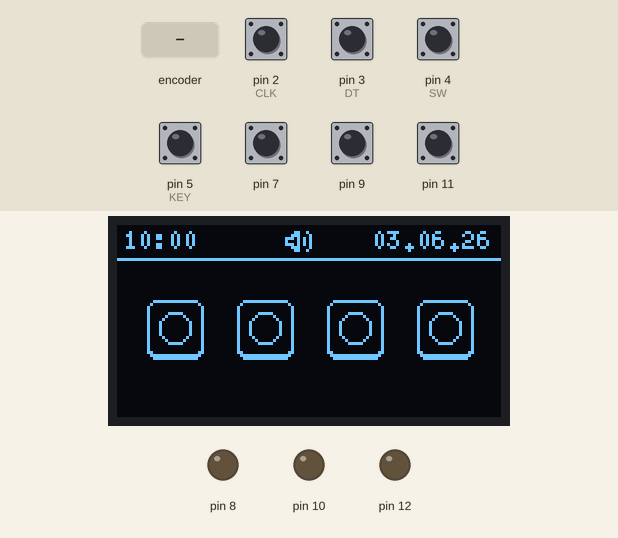
Simulated run of this program. Board: Arduino Uno, built with avr-gcc and run on an emulated ATmega328P. Parts: 128×64 one-colour display, output pins drawn as LEDs (lit = HIGH). The inputs (shaded band) are chosen by the test bench; at power-on: pin 2 (CLK), pin 3 (DT), pin 4 (SW), pin 5 (KEY), pin 7, pin 9, pin 11 HIGH. What the program prints to the serial monitor is not drawn.

Above: at 1.2 s.
1.3 s: pin 4 (SW) pulled LOW for 1 s
At 2.2 s:
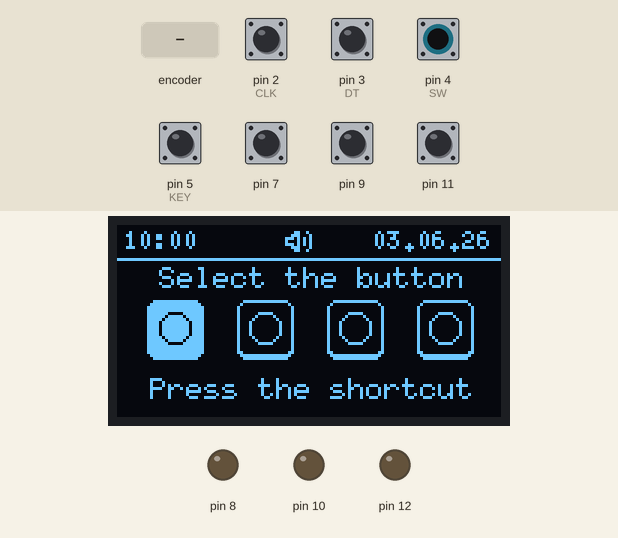
3.9 s: rotary encoder on pin 2 (CLK) / pin 3 (DT) turned 1 step (first pin leading)
5.6 s: pin 5 (KEY) pulled LOW for 0.15 s
7.2 s: pin 4 (SW) pulled LOW for 0.15 s
8.9 s: rotary encoder on pin 2 (CLK) / pin 3 (DT) turned 2 steps (second pin leading)
Timing chart, 0 to 11.8 s (numbered marks = the images above; inputs shaded):
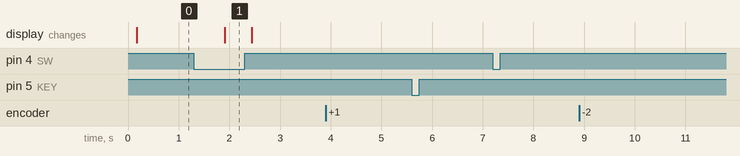

Measured:
- after the input at 1.3 s, the display: changes after 0.61 s (image 1)
- after the input at 3.9 s, every drawn part: stays the same
- after the input at 5.6 s, every drawn part: stays the same
- after the input at 7.2 s, every drawn part: stays the same
- after the input at 8.9 s, every drawn part: stays the same

The program:

main.cpp
```cpp
#include <Arduino.h>
#include <U8g2lib.h>
#include <Wire.h>

#define SW  4
//up pin
#define DT  3
//down pin
#define CLK 2

#define KEY 5
#define GND 6

U8G2_SH1106_128X64_NONAME_1_HW_I2C u8g2(U8G2_R0, /* reset=*/ U8X8_PIN_NONE);
static const unsigned char volume_high[] U8X8_PROGMEM = {0x98,0x00,0x1c,0x01,0x57,0x01,0x51,0x01,0x57,0x01,0x1c,0x01,0x98,0x00};
static const unsigned char volume_low[] U8X8_PROGMEM = {0x18,0x1c,0x57,0x51,0x57,0x1c,0x18};
static const unsigned char volume_mute[] U8X8_PROGMEM = {0x18,0x00,0x5c,0x04,0x97,0x02,0x11,0x01,0x97,0x02,0x5c,0x04,0x18,0x00};
static const unsigned char button_unselected[] U8X8_PROGMEM = {0xfc,0xff,0x01,0x02,0x00,0x02,0x01,0x00,0x04,0x01,0x00,0x04,0x81,0x0f,0x04,0x41,0x10,0x04,0x21,0x20,0x04,0x11,0x40,0x04,0x11,0x40,0x04,0x11,0x40,0x04,0x11,0x40,0x04,0x11,0x40,0x04,0x21,0x20,0x04,0x41,0x10,0x04,0x81,0x0f,0x04,0x01,0x00,0x04,0x01,0x00,0x04,0x03,0x00,0x06,0xfe,0xff,0x03,0xfc,0xff,0x01};
static const unsigned char button_selected[] U8X8_PROGMEM = {0xfc,0xff,0x01,0xfe,0xff,0x03,0xff,0xff,0x07,0xff,0xff,0x07,0x7f,0xf0,0x07,0xbf,0xef,0x07,0xdf,0xdf,0x07,0xef,0xbf,0x07,0xef,0xbf,0x07,0xef,0xbf,0x07,0xef,0xbf,0x07,0xef,0xbf,0x07,0xdf,0xdf,0x07,0xbf,0xef,0x07,0x7f,0xf0,0x07,0xff,0xff,0x07,0xff,0xff,0x07,0xff,0xff,0x07,0xfe,0xff,0x03,0xfc,0xff,0x01};

struct Button {
  bool pressed = false;
  bool press = false;
  String action;
} buttons[5];

int prev;
bool buttonPressed = false;
int buttonToChange = 0;
bool needsRedraw = true;

void buttonPress(int pin, Button &button) {
  button.press = !(bool)digitalRead(pin);
  if (button.press && !button.pressed) {
      Serial.println(button.action);
  }
  button.pressed = button.press;
}

void knobPress(){
  buttons[SW].press = !(bool)digitalRead(SW);
  if (buttons[SW].press && !buttons[SW].pressed) {
    delay(250);
    if (digitalRead(SW) == LOW) {
      buttonPressed = true;
      needsRedraw = true;
    } else {
      Serial.println(buttons[SW].action);
      buttonPressed = false;
      needsRedraw = true;
    }
  } else if (!buttons[SW].press && buttonPressed) {
    needsRedraw = true;
    buttonPressed = false;
  }

  buttons[SW].pressed = buttons[SW].press;
}

void rotateLeft(){
  if (buttons[SW].press) {
    buttonToChange = (buttonToChange + 1) % 4;
    needsRedraw = true;
  } else {
    Serial.println("0VUP0");
  }
}
void rotateRight(){
  if (buttons[SW].press) {
    buttonToChange = (buttonToChange - 1 + 4) % 4;
    needsRedraw = true;
  } else {
    Serial.println("0VDW0");
  }
}

void buttonPress(){
  Serial.println("0VMT0");
  needsRedraw = true;
}

void setup() {
  // put your setup code here, to run once:
  Serial.begin(9600);
  pinMode(CLK, INPUT);
  pinMode(DT, INPUT);
  pinMode(SW, INPUT_PULLUP);
  //setup buttons
  for (int i = 0; i <= 6; i += 2) {
    pinMode(KEY + i, INPUT_PULLUP);
    pinMode(GND + i, OUTPUT);
    digitalWrite(GND + i, LOW);
    buttons[i / 2].action = "test";
  }
  buttons[SW].action = "0VMT0";

  prev = digitalRead(CLK);
  u8g2.begin();
}

void drawScreen() {
    u8g2.setFontMode(1);
    u8g2.setBitmapMode(1);

    u8g2.firstPage();
    do {
      // line at the top
      u8g2.drawLine(0, 11, 127, 11);

      // Time
      u8g2.setFont(u8g2_font_5x8_tr);
      u8g2.drawStr(2, 8, "10:00");

      // Date
      u8g2.drawStr(85, 8, "03.06.26");
      // Volume icons
      // u8g2.drawXBMP(56, 2, 11, 7, volume_mute);
      // u8g2.drawXBMP(56, 2, 7, 7, volume_low);
      u8g2.drawXBMP(56, 2, 9, 7, volume_high);

      for (int i = 0; i < 4; i++) {
        //Buttons
        if (buttonPressed && buttonToChange == i) {
          u8g2.drawXBMP((10 + i * 30), 25, 19, 20, button_selected);
        } else {
          u8g2.drawXBMP((10 + i * 30), 25, 19, 20, button_unselected);
        }
      }

      if (buttonPressed) {
        // Text instructions
        u8g2.setFont(u8g2_font_6x10_tr);
        u8g2.drawStr(14, 21, "Select the button");
        u8g2.drawStr(11, 58, "Press the shortcut");
      }
  } while (u8g2.nextPage());
}

void loop() {
  // put your main code here, to run repeatedly:
  int rotated = 0;
  int curr = digitalRead(CLK);
  if (prev != curr) {
    if (digitalRead(DT) != curr) {
      rotated = -1;
    } else {
      rotated = 1;
    }
  }
  prev = curr;

  if (rotated == -1) {
    rotateLeft();
  } else if (rotated == 1) {
    rotateRight();
  }

  for (int i = 0; i <= 6; i += 2) {
    buttonPress(KEY + i, buttons[i / 2]);
  }
  knobPress();

  if (needsRedraw) {
    drawScreen();
    needsRedraw = false;
  }

}
```
